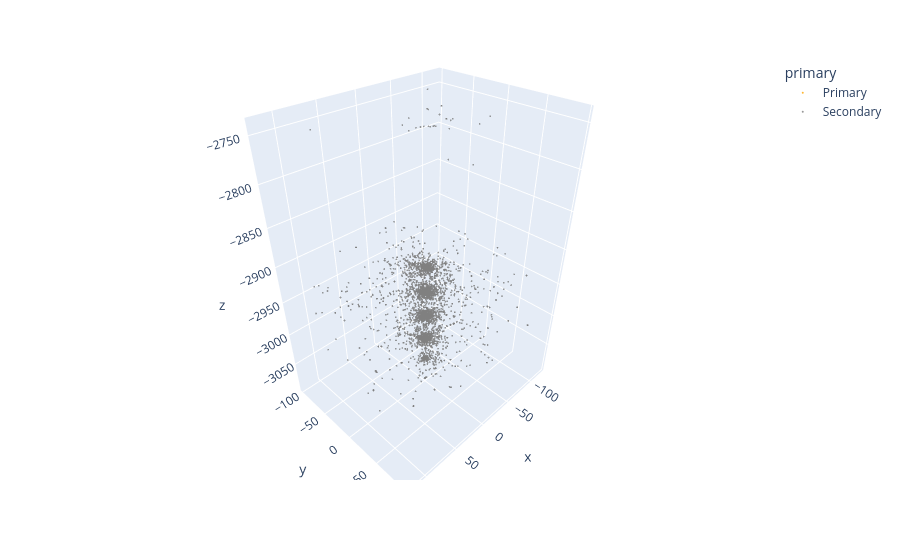

The notebook cell this image was saved under:
### Code cell
import plotly.express as px

fig = px.scatter_3d(
    long_df,
    x="x",
    y="y",
    z="z",
    color="primary",
    color_discrete_map={
        "Primary": "orange",
        "Secondary": "gray"
    },
    opacity=0.8,
    hover_name="name"

)

fig.update_traces(marker=dict(size=1))
fig.show()

### Figure 1 — Plotly figure (JSON) as saved in the notebook; plotly's stock layout.template omitted (floating-point values rounded to 4 significant figures; data arrays with more than 128 entries replaced by an {"elided": "..."} marker saying what was removed)
{"data": [{"hovertemplate": "<b>%{hovertext}</b><br><br>primary=Primary<br>x=%{x}<br>y=%{y}<br>z=%{z}<extra></extra>", "hovertext": ["e-"], "legendgroup": "Primary", "marker": {"color": "orange", "opacity": 0.8, "size": 1, "symbol": "circle"}, "mode": "markers", "name": "Primary", "scene": "scene", "showlegend": true, "type": "scatter3d", "x": [2.494], "y": [3.751], "z": [-3088.0]}, {"hovertemplate": "<b>%{hovertext}</b><br><br>primary=Secondary<br>x=%{x}<br>y=%{y}<br>z=%{z}<extra></extra>", "hovertext": {"elided": "4468 str values"}, "legendgroup": "Secondary", "marker": {"color": "gray", "opacity": 0.8, "size": 1, "symbol": "circle"}, "mode": "markers", "name": "Secondary", "scene": "scene", "showlegend": true, "type": "scatter3d", "x": {"elided": "4468 float values"}, "y": {"elided": "4468 float values"}, "z": {"elided": "4468 float values"}}], "layout": {"legend": {"title": {"text": "primary"}, "tracegroupgap": 0}, "margin": {"t": 60}, "scene": {"domain": {"x": [0, 1], "y": [0, 1]}, "xaxis": {"title": {"text": "x"}}, "yaxis": {"title": {"text": "y"}}, "zaxis": {"title": {"text": "z"}}}}}
